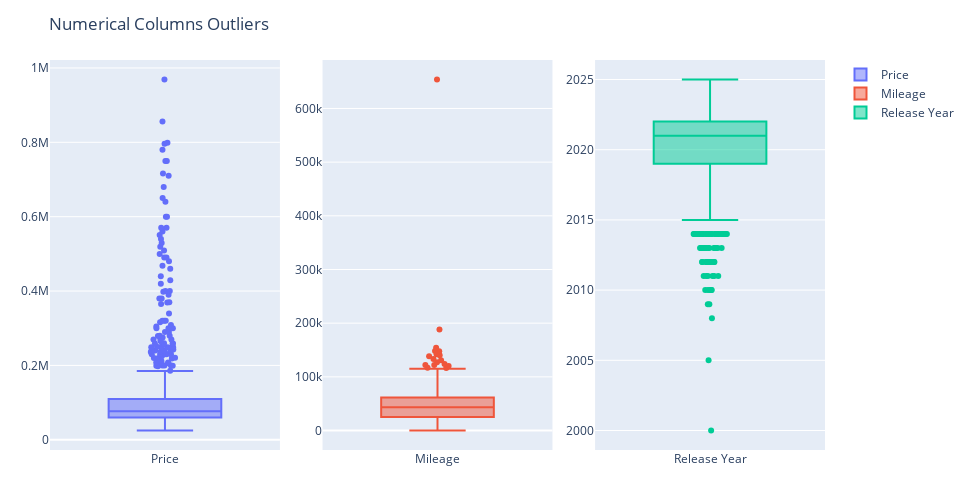

The code cell stored with this chart in its notebook:
### Markdown cell above
### Limpeza de Dados

<p align="justify">
Essa seção se concentra na limpeza de dados possivelmente errados ou inconsistentes. Isso envolve a remoção de outliers, que são valores que destoam muito do restante dos dados e podem prejudicar a análise. Para isso, avaliaremos uma serie de testes estatísticos e visualizações, como método de Tukey, razão de variaveis, envelope eliptico e isolation forest.

### Code cell
fig = make_subplots(rows=1, cols=3, vertical_spacing=0.035, horizontal_spacing=0.055)

fig.append_trace(go.Box(y=df_cars_codes['car_price'], name='Price', quartilemethod="linear"), row=1, col=1)
fig.append_trace(go.Box(y=df_cars_codes['car_km'], name='Mileage', quartilemethod="linear"), row=1, col=2)
fig.append_trace(go.Box(y=df_cars_codes['car_year'], name='Release Year', quartilemethod="linear"), row=1, col=3)

fig.update_traces(jitter=0.3)  # boxpoints='all'
fig.update_layout(
    height=500, width=970, title_text="Numerical Columns Outliers",
    margin=dict(l=50, r=50, t=60, b=50)
)

### Figure 1 — Plotly figure (JSON) as saved in the notebook; plotly's stock layout.template omitted (floating-point values rounded to 4 significant figures; data arrays with more than 128 entries replaced by an {"elided": "..."} marker saying what was removed)
{"data": [{"jitter": 0.3, "name": "Price", "quartilemethod": "linear", "type": "box", "xaxis": "x", "y": {"elided": "1103 int values"}, "yaxis": "y"}, {"jitter": 0.3, "name": "Mileage", "quartilemethod": "linear", "type": "box", "xaxis": "x2", "y": {"elided": "1103 int values"}, "yaxis": "y2"}, {"jitter": 0.3, "name": "Release Year", "quartilemethod": "linear", "type": "box", "xaxis": "x3", "y": {"elided": "1103 int values"}, "yaxis": "y3"}], "layout": {"height": 500, "margin": {"b": 50, "l": 50, "r": 50, "t": 60}, "title": {"text": "Numerical Columns Outliers"}, "width": 970, "xaxis": {"anchor": "y", "domain": [0, 0.2967]}, "xaxis2": {"anchor": "y2", "domain": [0.3517, 0.6483]}, "xaxis3": {"anchor": "y3", "domain": [0.7033, 1]}, "yaxis": {"anchor": "x", "domain": [0, 1]}, "yaxis2": {"anchor": "x2", "domain": [0, 1]}, "yaxis3": {"anchor": "x3", "domain": [0, 1]}}}
